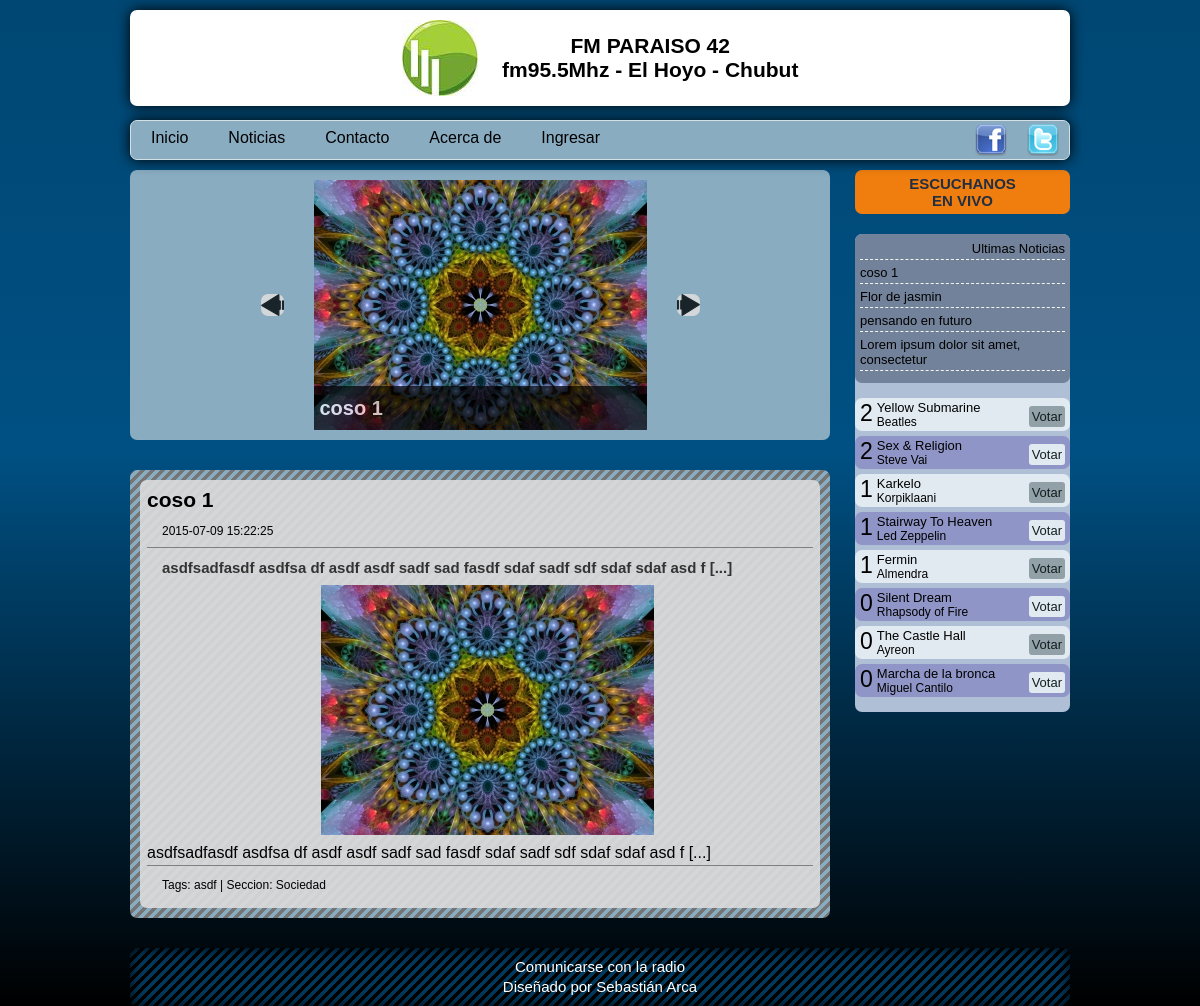
The page / on the database its author committed.
### tables this page shows
CREATE TABLE IF NOT EXISTS `articulos` (
  `id` mediumint(8) unsigned NOT NULL AUTO_INCREMENT,
  `titulo` varchar(100) DEFAULT NULL,
  `fecha_publicacion` datetime DEFAULT NULL,
  `articulo` longtext,
  `tags` varchar(90) DEFAULT NULL,
  `id_estado` tinyint(1) unsigned NOT NULL,
  `id_imagen` smallint(5) unsigned DEFAULT NULL,
  `id_seccion` tinyint(1) unsigned NOT NULL,
  PRIMARY KEY (`id`),
  KEY `id_estado` (`id_estado`),
  KEY `id_imagen` (`id_imagen`),
  KEY `id_seccion` (`id_seccion`)
);

CREATE TABLE IF NOT EXISTS `imagenes` (
  `id` smallint(5) unsigned NOT NULL AUTO_INCREMENT,
  `archivo` varchar(37) NOT NULL,
  `titulo` varchar(100) DEFAULT NULL,
  `descripcion` varchar(150) DEFAULT NULL,
  `id_categoria` tinyint(1) unsigned DEFAULT '1',
  PRIMARY KEY (`id`),
  UNIQUE KEY `archivo` (`archivo`),
  KEY `id_categoria` (`id_categoria`)
);

CREATE TABLE IF NOT EXISTS `secciones` (
  `id` tinyint(1) unsigned NOT NULL AUTO_INCREMENT,
  `seccion` varchar(20) DEFAULT NULL,
  PRIMARY KEY (`id`)
);

CREATE TABLE IF NOT EXISTS `musica` (
  `id` tinyint(2) unsigned NOT NULL AUTO_INCREMENT,
  `nombre` varchar(25) DEFAULT NULL,
  `artista` varchar(25) DEFAULT NULL,
  `votos` tinyint(2) unsigned DEFAULT '0',
  PRIMARY KEY (`id`)
);

### config/conexion.php (called while the page is built, shortened)
<?php
$ruta_imagenes = 'img/articulos/';
?>

### include/funciones.php (the view, shortened to what this page needs)
<?php
include_once ('config/conexion.php');
function ultimas_noticias ($cantidad=5){
	global $cnx;
	$q="SELECT id,titulo,id_estado,fecha_publicacion FROM articulos WHERE id_estado=1 ORDER BY fecha_publicacion ASC LIMIT $cantidad ;";
	$query= mysqli_query($cnx,$q);
	while($queryRTA=mysqli_fetch_assoc($query)){
		echo '<li><a href="noticias.php?id='.$queryRTA['id'].'">'.$queryRTA['titulo'].'</a><hr /></li>';
	}
}
function ultimo_articulo($reseniaStrong = 1, $resenia = 3){
	global $cnx;
	global $ruta_imagenes;
	$select = "SELECT
	articulos.id,
	articulos.titulo,
	CONCAT(SUBSTRING_INDEX(articulos.articulo,'.',$reseniaStrong ),' [...]') AS reseniaStrong,
	CONCAT(SUBSTRING_INDEX(articulos.articulo,'.',$resenia ),' [...]') AS resenia,
	articulos.fecha_publicacion,
	articulos.tags,
	articulos.id_seccion,
	articulos.id_imagen,
	articulos.id_estado,
	imagenes.archivo AS src,
	imagenes.titulo AS alt,
	secciones.seccion,
	secciones.id,
	imagenes.id
FROM articulos
	JOIN imagenes ON articulos.id_imagen=imagenes.id
	JOIN secciones ON articulos.id_seccion = secciones.id
WHERE articulos.id_estado = 1
ORDER BY articulos.fecha_publicacion ASC LIMIT 1
";
	$query= mysqli_query($cnx,$select);
	$queryRTA=mysqli_fetch_assoc($query);
	echo '<div><div>';
	echo '<h2><a href="noticias.php?id='.$queryRTA['id'].'">'.$queryRTA['titulo'].'</a></h2>';
	echo '<p><small>'.$queryRTA['fecha_publicacion'].'</small></p>';
	echo '<hr />';
	echo '<p><strong>'.nl2br($queryRTA['reseniaStrong']).'</strong></p>';
	echo '<p class="imagen"><img src="'.$ruta_imagenes.$queryRTA['src'].'" alt="'.$queryRTA['alt'].'" /></p>';
	echo nl2br($queryRTA['resenia']);
	echo '<hr />';
	echo '<p><small>Tags: '.$queryRTA['tags'].' | Seccion: '.$queryRTA['seccion'].'</small></p>';
	echo '</div></div>';
}
function votacion(){
	global $cnx;
	$q="SELECT id,nombre,artista,votos FROM musica ORDER BY votos DESC;";
	$query= mysqli_query($cnx,$q);
	while($queryRTA=mysqli_fetch_assoc($query)){
		echo '<li class="clearfix"><p>'.$queryRTA['votos'].'</p><div><h2>'.$queryRTA['nombre'].'</h2><h3>'.$queryRTA['artista'].'</h3></div><a href="include/votacion.php?tema='.$queryRTA['id'].'" >Votar</a></li>';
	}
}
function slider($cantidad=5){
	global $cnx;
	global $ruta_imagenes;
	$id=!empty($_GET['img'])?$_GET['img'] : 1;
	$atras = 0;
	$adelante = 2;
	$pocision = "SELECT id, id_estado, fecha_publicacion FROM articulos WHERE id_estado = 1 AND id = $id ORDER BY fecha_publicacion ASC;";
	$query= mysqli_query($cnx,$pocision);
	$queryRTA=mysqli_fetch_assoc($query);
	$id = $queryRTA['id'];
	$mostrar = "SELECT
	articulos.id,
	articulos.titulo,
	CONCAT(SUBSTRING_INDEX(articulos.articulo,'.',1 ),' [...]') AS reseniaStrong,
	articulos.id_imagen,
	articulos.id_estado,
	imagenes.archivo AS src,
	imagenes.titulo AS alt,
	imagenes.id
FROM articulos
	JOIN imagenes ON articulos.id_imagen=imagenes.id
WHERE articulos.id_estado = '1' AND articulos.id = ' $id '; ";
	$query= mysqli_query($cnx,$mostrar);
	$queryRTA=mysqli_fetch_assoc($query);
	echo '<div><a href="index.php?img='.$atras.'"><img src="img/atras.png" alt="atras"/></a></div>';
	echo '<ul>';
	echo '	<li><img src="'.$ruta_imagenes.$queryRTA['src'].'" alt="'.$queryRTA['alt'].'" />';
	echo '	<div><h1><a href="noticias.php?id='.$queryRTA['id'].'">'.$queryRTA['titulo'].'</a></h1><h2>'.$queryRTA['reseniaStrong'].'</h2></div></li>';
	echo '</ul>';
	echo '<div><a href="index.php?img='.$adelante.'"><img src="img/siguiente.png" alt="siguiente" /></a></div>';
}
?>

### index.php (shortened to what this page needs)
<?php
include('include/funciones.php');
?>
<!DOCTYPE html PUBLIC "-//W3C//DTD XHTML 1.0 Strict//EN" "http://www.w3.org/TR/xhtml1/DTD/xhtml1-strict.dtd">
<html xmlns="http://www.w3.org/1999/xhtml">
<head>
	<link rel="stylesheet" type="text/css" media="all" href="css/estilo.css" />
</head>
<body>
<div id="contenedor">
	<div id="encabezado">
		<?php include('include/header.php'); ?>
	</div>
	<div class="clearfix">
		<div class="contenido">
			<div id="slider" class="clearfix">
				<?php slider(); ?>
			</div>
			<?php ultimo_articulo(); ?>
		</div>
		<div id="lateral">
			<div id="vivo"><a href="#" >Escuchanos<br />En Vivo</a></div>
			<div>
				<ul class="lateralSec">
					<li>Ultimas Noticias<hr /></li>
					<?php ultimas_noticias(); ?>
				</ul>
				<ul id="votarCanciones">
					<?php votacion(); ?>
				</ul>
			</div>
		</div>
	</div>
</div>
<div id="pie"><p><a href="contacto.php">Comunicarse con la radio</a></p><p>Diseñado por Sebastián Arca</p></div>
</body>
</html>

### include/header.php (shortened to what this page needs)
<div id="logo">
	<div><img src="img/logo.jpg" alt="Logo Fm Paraiso 42" /></div>
	<div>
		<h1>Fm Paraiso 42</h1>
		<h2>fm95.5Mhz - El Hoyo - Chubut</h2>
	</div>
</div>
<div id="menu" class="clearfix">
	<ul class="clearfix">
		<li><a href="index.php">Inicio</a></li>
		<li><a href="noticias.php">Noticias</a></li>
		<li><a href="contacto.php">Contacto</a></li>
		<li><a href="acerca_de.php">Acerca de</a></li>
		<li id="registro">
			<span>Ingresar <?php if(!empty($_SESSION['login']))echo ' || '.$_SESSION['login']; ?></span>
		</li>
	</ul>
	<ul class="clearfix">
		<li><a href="www.facebook.com" ><img src="img/FaceBook_32x32.png" alt="Seguinos en Facebook" /></a></li>
		<li><a href="www.twitter.com" ><img src="img/Twitter_32x32.png" alt="Seguinos en Twitter" /></a></li>
	</ul>
</div>

### rows shown on the page
articulos: id_imagen.archivo (picture), titulo "coso 1", fecha_publicacion "2015-07-09 15:22:25", tags "asdf", id_seccion.seccion "Sociedad"
articulos: titulo "Flor de jasmin"
articulos: titulo "pensando en futuro"
articulos: titulo "Lorem ipsum dolor sit amet, consectetur"
musica: votos "2", nombre "Yellow Submarine", artista "Beatles"
musica: votos "2", nombre "Sex & Religion", artista "Steve Vai"
musica: votos "1", nombre "Karkelo", artista "Korpiklaani"
musica: votos "1", nombre "Stairway To Heaven", artista "Led Zeppelin"
musica: votos "1", nombre "Fermin", artista "Almendra"
musica: votos "0", nombre "Silent Dream", artista "Rhapsody of Fire"
musica: votos "0", nombre "The Castle Hall", artista "Ayreon"
musica: votos "0", nombre "Marcha de la bronca", artista "Miguel Cantilo"

### other values the page prints
$queryRTA['reseniaStrong'] "asdfsadfasdf asdfsa df asdf asdf sadf sad fasdf sdaf sadf sdf sdaf sdaf asd f [...]"
$queryRTA['resenia'] "asdfsadfasdf asdfsa df asdf asdf sadf sad fasdf sdaf sadf sdf sdaf sdaf asd f [...]"
